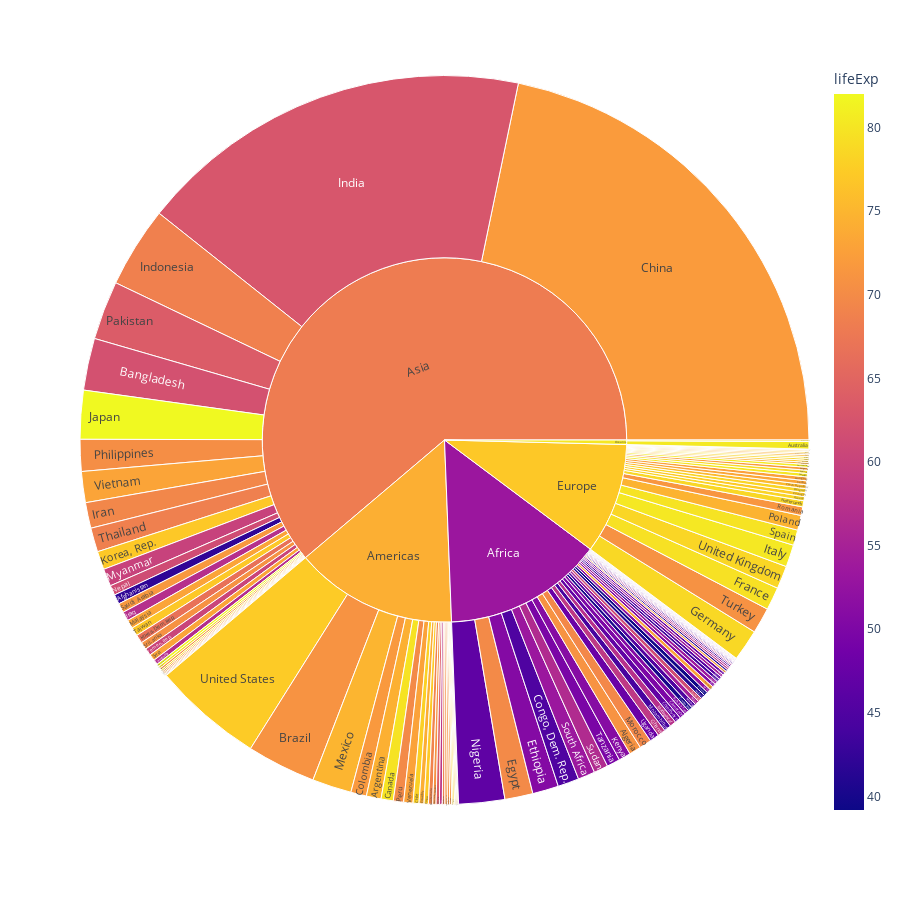

The notebook cell saved with this chart:
### Code cell
px.sunburst(data_frame=df,color='lifeExp',values='pop',hover_name='country',path=['continent','country'],height=900)

### Figure 1 — Plotly figure (JSON) as saved in the notebook; plotly's stock layout.template omitted (floating-point values rounded to 4 significant figures; data arrays with more than 128 entries replaced by an {"elided": "..."} marker saying what was removed)
{"data": [{"branchvalues": "total", "customdata": {"elided": "147x1 float values"}, "domain": {"x": [0, 1], "y": [0, 1]}, "hovertemplate": "<b>%{hovertext}</b><br><br>labels=%{label}<br>pop=%{value}<br>parent=%{parent}<br>id=%{id}<br>lifeExp=%{color}<extra></extra>", "hovertext": {"elided": "147 str values"}, "ids": {"elided": "147 str values"}, "labels": {"elided": "147 str values"}, "marker": {"coloraxis": "coloraxis", "colors": {"elided": "147 float values"}}, "name": "", "parents": {"elided": "147 str values"}, "type": "sunburst", "values": {"elided": "147 int values"}}], "layout": {"coloraxis": {"colorbar": {"title": {"text": "lifeExp"}}, "colorscale": [[0, "#0d0887"], [0.1111, "#46039f"], [0.2222, "#7201a8"], [0.3333, "#9c179e"], [0.4444, "#bd3786"], [0.5556, "#d8576b"], [0.6667, "#ed7953"], [0.7778, "#fb9f3a"], [0.8889, "#fdca26"], [1, "#f0f921"]]}, "height": 900, "legend": {"tracegroupgap": 0}, "margin": {"t": 60}}}
